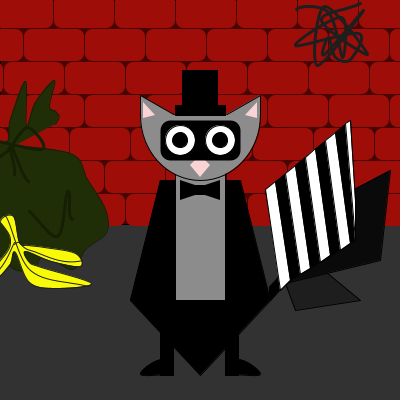
Frame 1 (no input)
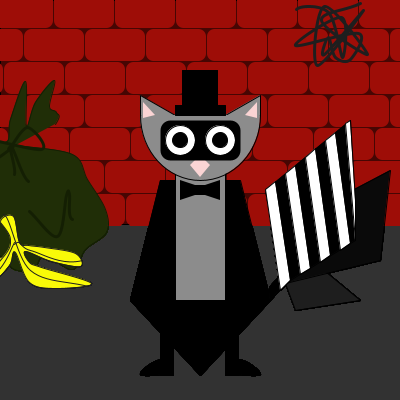
Frame 60 (the mouse pressed at the canvas centre just before this capture)
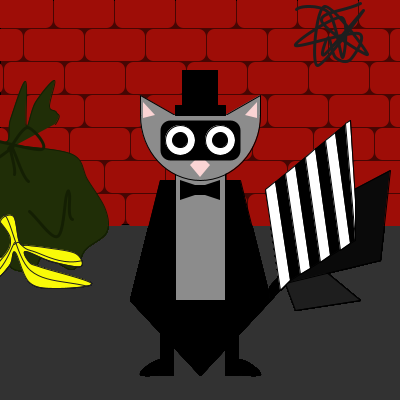
Frame 120 (the mouse held since frame 60 and released just before this capture)

The Processing sketch that drew these frames (run headless with seeded random() and noise(); from frame 60 on, the mouse is pressed at the canvas centre):

// Processing sketch: processing_51066
// ── processing_51066.pde

/* *******************************************************************************************************************************
   Monstre de Kim Guilbault
   TP1 dans le cours EDM4600  
******************************************************************************************************************************** */


//Initialiser les variables globales de position
float x;
float y;


//Configurer la scène
void setup(){
  size(400,400);
  background(50);
}

//LE DÉCOR ------------------------------------------------------------------------------------------------------------------------------
void draw(){
  smooth();
    
    
  //Rangées de briques
  fill(71,6,3);
  rect(0,0, 400,224);
  fill(158,13,7);
  stroke(158,13,7);
  strokeJoin(ROUND);
  strokeWeight(15);

  //Rangée 1 de briques
  int rangee1=0;
  while(rangee1 < width){
    beginShape();
      vertex(rangee1,0); 
      vertex(rangee1+45,0);
      vertex(rangee1+45,20);
      vertex(rangee1,20);
      vertex(rangee1,0);
    endShape();
    rangee1 = rangee1+61  ;
  }
  
  //Rangée 2 de briques
  int rangee2=-30;
  while(rangee2 < width){
    beginShape();
      vertex(rangee2,36); 
      vertex(rangee2+45,36);
      vertex(rangee2+45,53);
      vertex(rangee2,53);
      vertex(rangee2,36);
    endShape();
    rangee2 = rangee2+61  ;
  }
  
  //Rangée 3 de briques
  int rangee3=-50;
  while(rangee3 < width){
    beginShape();
      vertex(rangee3,69); 
      vertex(rangee3+45,69);
      vertex(rangee3+45,86);
      vertex(rangee3,86);
      vertex(rangee3,69);
    endShape();
    rangee3 = rangee3+61  ;
  }
  //Rangée 4 de briques
  int rangee4=-30;
  while(rangee4 < width){
    beginShape();
      vertex(rangee4,102); 
      vertex(rangee4+45,102);
      vertex(rangee4+45,119);
      vertex(rangee4,119);
      vertex(rangee4,102);
    endShape();
    rangee4 = rangee4+61  ;
  }
  //Rangée 5 de briques
  int rangee5=-45;
  while(rangee5 < width){
    beginShape();
      vertex(rangee5,135); 
      vertex(rangee5+45,135);
      vertex(rangee5+45,152);
      vertex(rangee5,152);
      vertex(rangee5,135);
    endShape();
    rangee5 = rangee5+61  ;
  }
  
  //Rangée 6 de briques
  int rangee6=-10;
  while(rangee6 < width){
    beginShape();
      vertex(rangee6,168); 
      vertex(rangee6+45,168);
      vertex(rangee6+45,185);
      vertex(rangee6,185);
      vertex(rangee6,168);
    endShape();
    rangee6 = rangee6+61  ;
  }
  //Rangée 7 de briques
  int rangee7=-50;
  while(rangee7 < width){
    beginShape();
      vertex(rangee7,201); 
      vertex(rangee7+45,201);
      vertex(rangee7+45,218);
      vertex(rangee7,218);
      vertex(rangee7,201);
    endShape();
    rangee7 = rangee7+61  ;
  }
 

  //Sac de poubelle
  fill(32,46,7);
  stroke(20,31,3);
  strokeWeight(1);
  beginShape();
  curveVertex(15,143);
  curveVertex(16,145);
  curveVertex(72,154);
  curveVertex(87,179);
  curveVertex(105,209);
  curveVertex(106,232);
  curveVertex(85,249);
  curveVertex(72,269);
  curveVertex(44,255);
  curveVertex(33,269);
  curveVertex(14,269);
  curveVertex(-1,255);
  curveVertex(-21,257);
  curveVertex(-37,232);
  curveVertex(-70,229);
  curveVertex(-55,206);
  curveVertex(-33,183);
  curveVertex(-50,149);
  curveVertex(-38,122);
  curveVertex(4,142);
  curveVertex(10,119);
  curveVertex(25,81);
  curveVertex(26,126);
  curveVertex(35,102);
  curveVertex(54,80);
  curveVertex(49,106);
  curveVertex(56,112);
  curveVertex(55,124);
  curveVertex(13.5,179.5);
  endShape();

  //Boucle du sac de poubelle
  strokeWeight(3);
  noFill();
  beginShape();
  curveVertex(48,173);
  curveVertex(28,181);
  curveVertex(12,148);
  curveVertex(9,149);
  curveVertex(27,127);
  curveVertex(41,149);
  curveVertex(-24,138);
  curveVertex(-14,162);
  curveVertex(11,148);
  curveVertex(10,149);
  curveVertex(14,174);
  curveVertex(2,182);
  endShape();

  //Ligne sur le sac de poubelle
  beginShape();
  curveVertex(102,207);
  curveVertex(72,219);
  curveVertex(69,194);
  curveVertex(66,195);
  curveVertex(57,236);
  curveVertex(29,211);
  curveVertex(-0.5,184);
  endShape();
  
  //Graph
  stroke(30);
  beginShape();
  curveVertex(310,36);
  curveVertex(296,9);
  curveVertex(328,12);
  curveVertex(342,57);
  curveVertex(341,17);
  curveVertex(295,45);
  curveVertex(358,33);
  curveVertex(350,59);
  curveVertex(335,57);
  curveVertex(328,37);
  curveVertex(324,54);
  curveVertex(363,10);
  curveVertex(317,65);
  curveVertex(324,6);
  curveVertex(367,54);
  curveVertex(321,20);
  curveVertex(360,3);
  curveVertex(414.5,-25.5);
  endShape();
  
  //Banane
  fill(249,250,8);
  strokeWeight(1);
  beginShape();
  curveVertex(9,245);
  curveVertex(0,221);
  curveVertex(13,216);
  curveVertex(19,242);
  curveVertex(28,245);
  curveVertex(44,247);
  curveVertex(75,253);
  curveVertex(80,266);
  curveVertex(51,261);
  curveVertex(25,251);
  curveVertex(29,262);
  curveVertex(41,267);
  curveVertex(91,283);
  curveVertex(55,288);
  curveVertex(29,282);
  curveVertex(15,252);
  curveVertex(11,261);
  curveVertex(9,265);
  curveVertex(-2,277);
  curveVertex(-12,278);
  curveVertex(-4,262);
  curveVertex(0,260);
  curveVertex(10,243);
  curveVertex(0,222);
  curveVertex(-54.5,164);
  endShape();
  
  //Ligne centre banane
  noFill();
  beginShape();
  curveVertex(-12,265);
  curveVertex(3,214);
  curveVertex(30,270);
  curveVertex(88,286);
  curveVertex(163,304);
  endShape();
  
  //Ligne droite banane
  beginShape();
  curveVertex(-11,289);
  curveVertex(14,244);
  curveVertex(30,250);
  curveVertex(82,260);
  curveVertex(161,216);
  endShape();
  
  //Ligne gauche banane
  beginShape();
  curveVertex(25,223);
  curveVertex(14,242);
  curveVertex(2,265);
  curveVertex(-26,300);
  curveVertex(-42,350);
  endShape();

  
  //LE MONSTRE -------------------------------------------------------------------------------------------------------------------------
  
  //Pour changer éventuellement de position du monstre 
  x = width/2;
  y = height/2;
  
  strokeWeight(1);
  stroke(0);
  
  
  //Pieds 
  int piedLargeur = 13;
  int piedHauteur = 50;
  
  fill(0);
  rect(x+25,y+125, piedLargeur,piedHauteur); //Gauche
  beginShape();
    curveVertex(x,y+174);
    curveVertex(x+37,y+159);
    curveVertex(x+60,y+174);
    curveVertex(x+30,y+174);
    curveVertex(x,y+174);
  endShape();
 
  rect(x-40,y+125, piedLargeur,piedHauteur); //Droit
  beginShape();
    curveVertex(x,y+174);
    curveVertex(x-37,y+159);
    curveVertex(x-60,y+174);
    curveVertex(x-30,y+174);
    curveVertex(x,y+174);
  endShape();
    
  //Corps du monstre
  beginShape();
    vertex(x+40,y-20);
    vertex(x+70,y+100);
    vertex(x,y+175);
    vertex(x-70,y+100);
    vertex(x-40,y-20);
  endShape();
  
  //Habit 
  fill(140);
  quad(x+25,y-35, x+25,y+100, x-25,y+100, x-25,y-35);
  
  //Tête
  arc(x,y-85,120,130,0,PI);
    
  //Oreilles 
  triangle(x-60,y-105, x-25,y-85, x-60,y-85); //Gauche
  triangle(x+60,y-105, x+25,y-85, x+60,y-85); //Droite
  stroke(140);
  line(x-25,y-85, x-59,y-85); //Gauche
  line(x+25,y-85, x+59,y-85); //Droite
  
  //Intérieur d'oreilles
  noStroke();
  fill(250,212,212);
  triangle(x+57,y-98, x+45,y-85, x+57,y-82);
  triangle(x-57,y-98, x-45,y-85, x-57,y-82);
  
  //Nez
  quad(x,y-45, x+10,y-35, x,y-23, x-10,y-35);
  
  //Noeud papillon
  fill(0);
  noStroke();
  beginShape();
    vertex(x+20,y-20); //Coin supérieur droit
    vertex(x+20,y);
    vertex(x+5,y-5);
    vertex(x-5,y-5);
    vertex(x-20,y);
    vertex(x-20,y-20);
    vertex(x-5,y-15);
    vertex(x+5,y-15);
    vertex(x+20,y-20);
  endShape();
  stroke(0);
  
 //Queue petite
  fill(30);
  beginShape();
    vertex(x+85,y+83); //Point le plus à gauche de la queue
    vertex(x+120,y+67);
    vertex(x+160,y+100);
    vertex(x+95,y+110);
    vertex(x+85,y+83);
  endShape();
  
  //Queue moyenne
  fill(10);
  beginShape();
    vertex(x+70,y+100); //Point le plus bas de la queue
    vertex(x+69,y+87);
    vertex(x+80,y+75);
    vertex(x+95,y+20);
    vertex(x+190,y-30);
    vertex(x+180,y+60);
    vertex(x+85,y+83);
    vertex(x+70,y+100);
  endShape();
  
  //Queue grande
  fill(0);
  beginShape();
    vertex(x+70,y+100); //Point le plus bas de la queue
    vertex(x+69,y+87);
    vertex(x+80,y+75);
    vertex(x+65,y-10);
    vertex(x+150,y-80);
    vertex(x+155,y+40);
    vertex(x+85,y+83);
    vertex(x+70,y+100);
  endShape();
  
  //Rayures queue grande
  fill(255);
  quad(x+65.5,y-10.5, x+75,y-18.5, x+90,y+80, x+80, y+90);
  quad(x+85,y-26.5, x+95,y-34.5, x+110,y+68, x+100, y+74);
  quad(x+105,y-42.5, x+115,y-51.5, x+130,y+55, x+120, y+62);
  quad(x+125,y-59.5, x+135,y-67.5, x+150,y+43, x+140, y+50);
  quad(x+145,y-76.5, x+150, y-79.5, x+155, y, x+155, y+40);
  

  //Bandeau sur les yeux
  fill(0);
  strokeJoin(ROUND);
  strokeWeight(20);
  beginShape();
    vertex(x-30,y-70); 
    vertex(x+30,y-70);
    vertex(x+30,y-50);
    vertex(x-30,y-50);
    vertex(x-30,y-70);
  endShape();
  strokeWeight(1);
  
  //Chapeau
  rect(x-25,y-95, 50,10);
  rect(x-17.5,y-130, 35,40);
  
  //Yeux 
  int yeux = 30;
  int pupille = 15;
  fill(255);
  ellipse(x-20,y-60,yeux,yeux); //Gauche
  ellipse(x+20,y-60,yeux,yeux); //Droit
  
  fill(0);
  ellipse(x-20,y-60,pupille,pupille); //Gauche
  ellipse(x+20,y-60,pupille,pupille); //Droit

}//fin void draw()
